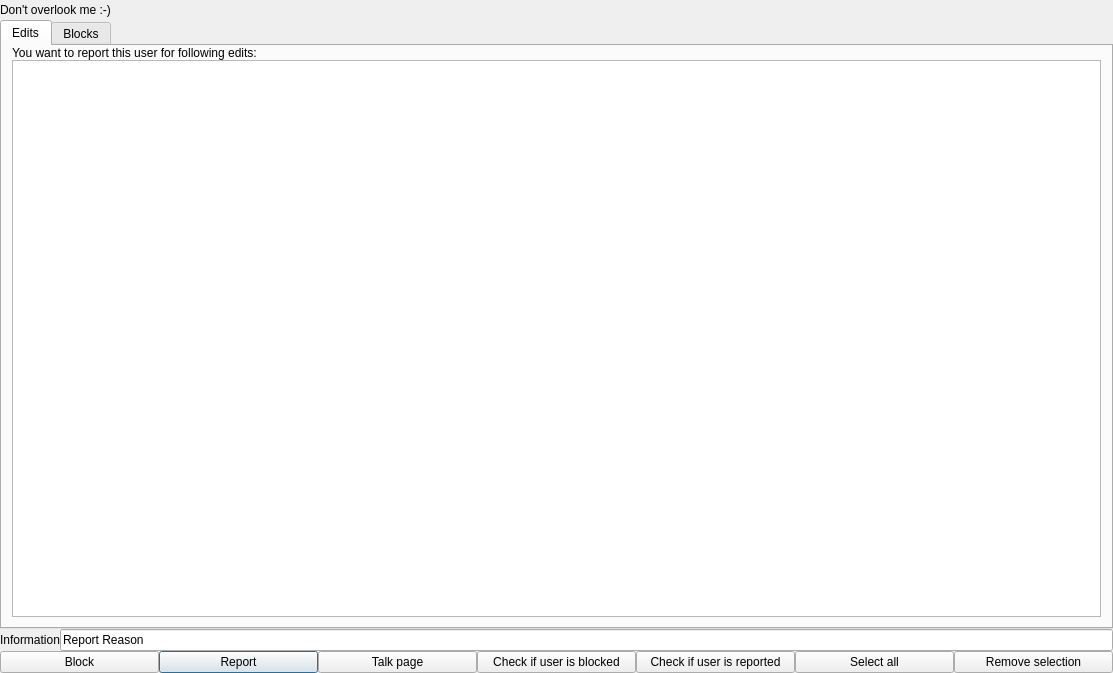
<?xml version="1.0" encoding="UTF-8"?>
<ui version="4.0">
 <class>ReportUser</class>
 <widget class="QDialog" name="ReportUser">
  <property name="geometry">
   <rect>
    <x>0</x>
    <y>0</y>
    <width>1113</width>
    <height>673</height>
   </rect>
  </property>
  <property name="windowTitle">
   <string>Report</string>
  </property>
  <layout class="QVBoxLayout" name="verticalLayout">
   <property name="spacing">
    <number>0</number>
   </property>
   <property name="leftMargin">
    <number>0</number>
   </property>
   <property name="topMargin">
    <number>0</number>
   </property>
   <property name="rightMargin">
    <number>0</number>
   </property>
   <property name="bottomMargin">
    <number>0</number>
   </property>
   <item>
    <widget class="QLabel" name="labelIntroduction">
     <property name="minimumSize">
      <size>
       <width>0</width>
       <height>20</height>
      </size>
     </property>
     <property name="text">
      <string>Don't overlook me :-)</string>
     </property>
     <property name="textInteractionFlags">
      <set>Qt::LinksAccessibleByMouse|Qt::TextSelectableByKeyboard|Qt::TextSelectableByMouse</set>
     </property>
    </widget>
   </item>
   <item>
    <widget class="QTabWidget" name="tabWidget">
     <property name="currentIndex">
      <number>0</number>
     </property>
     <widget class="QWidget" name="tab">
      <attribute name="title">
       <string>Edits</string>
      </attribute>
      <layout class="QVBoxLayout" name="verticalLayout_2">
       <property name="spacing">
        <number>0</number>
       </property>
       <property name="leftMargin">
        <number>10</number>
       </property>
       <property name="topMargin">
        <number>0</number>
       </property>
       <property name="rightMargin">
        <number>10</number>
       </property>
       <property name="bottomMargin">
        <number>10</number>
       </property>
       <item>
        <widget class="QLabel" name="labelEditsIntro">
         <property name="text">
          <string>You want to report this user for following edits:</string>
         </property>
        </widget>
       </item>
       <item>
        <widget class="QTableWidget" name="tableWidgetEdits">
         <property name="minimumSize">
          <size>
           <width>0</width>
           <height>100</height>
          </size>
         </property>
         <property name="selectionBehavior">
          <enum>QAbstractItemView::SelectRows</enum>
         </property>
        </widget>
       </item>
      </layout>
     </widget>
     <widget class="QWidget" name="tab_2">
      <attribute name="title">
       <string>Blocks</string>
      </attribute>
      <layout class="QVBoxLayout" name="verticalLayout_3">
       <property name="spacing">
        <number>0</number>
       </property>
       <property name="leftMargin">
        <number>10</number>
       </property>
       <property name="topMargin">
        <number>0</number>
       </property>
       <property name="rightMargin">
        <number>10</number>
       </property>
       <property name="bottomMargin">
        <number>10</number>
       </property>
       <item>
        <widget class="QLabel" name="labelBlocksIntro">
         <property name="text">
          <string>List of all blocks that were ever issued on this user</string>
         </property>
        </widget>
       </item>
       <item>
        <widget class="QTableWidget" name="tableWidgetBlocks">
         <property name="selectionBehavior">
          <enum>QAbstractItemView::SelectRows</enum>
         </property>
        </widget>
       </item>
      </layout>
     </widget>
    </widget>
   </item>
   <item>
    <layout class="QHBoxLayout" name="horizontalLayout">
     <property name="spacing">
      <number>0</number>
     </property>
     <item>
      <widget class="QLabel" name="labelReasonIntro">
       <property name="text">
        <string>Information</string>
       </property>
      </widget>
     </item>
     <item>
      <widget class="QLineEdit" name="lineEditReason">
       <property name="text">
        <string>Report Reason</string>
       </property>
      </widget>
     </item>
    </layout>
   </item>
   <item>
    <layout class="QHBoxLayout" name="horizontalLayout_2">
     <property name="spacing">
      <number>0</number>
     </property>
     <item>
      <widget class="QPushButton" name="buttonBlock">
       <property name="text">
        <string>Block</string>
       </property>
      </widget>
     </item>
     <item>
      <widget class="QPushButton" name="buttonReport">
       <property name="text">
        <string>Report</string>
       </property>
       <property name="default">
        <bool>true</bool>
       </property>
      </widget>
     </item>
     <item>
      <widget class="QPushButton" name="buttonTalkPage">
       <property name="text">
        <string>Talk page</string>
       </property>
      </widget>
     </item>
     <item>
      <widget class="QPushButton" name="buttonCheckBlocked">
       <property name="text">
        <string>Check if user is blocked</string>
       </property>
      </widget>
     </item>
     <item>
      <widget class="QPushButton" name="buttonCheckReported">
       <property name="text">
        <string>Check if user is reported</string>
       </property>
      </widget>
     </item>
     <item>
      <widget class="QPushButton" name="buttonSelectAll">
       <property name="text">
        <string>Select all</string>
       </property>
      </widget>
     </item>
     <item>
      <widget class="QPushButton" name="buttonRemoveSelection">
       <property name="text">
        <string>Remove selection</string>
       </property>
      </widget>
     </item>
    </layout>
   </item>
  </layout>
 </widget>
 <resources/>
 <connections/>
</ui>
